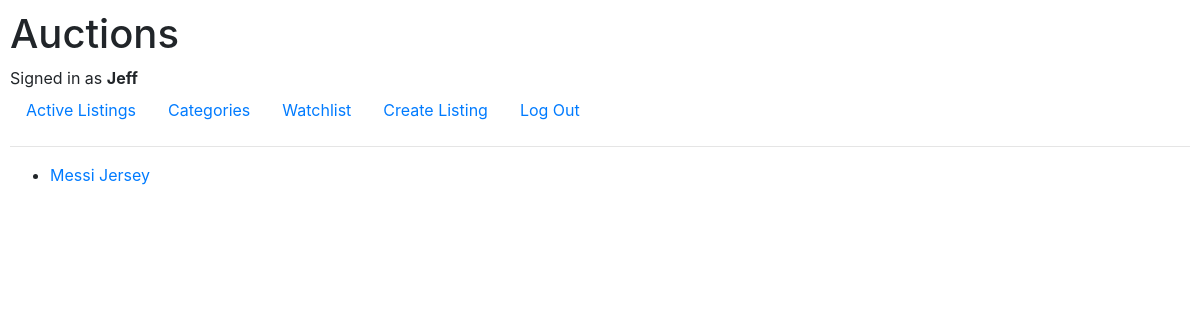
/watchlist (signed in), run on an earlier commit of the app's database.
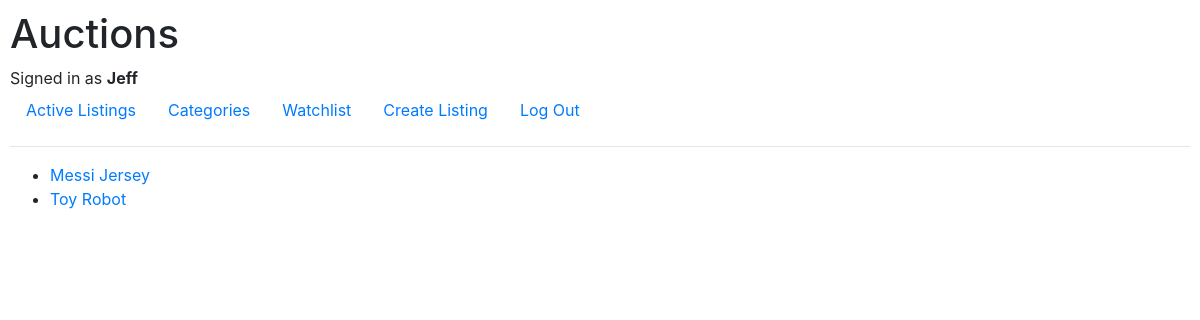
And on a later commit of the database.
### auctions/models.py (models this page shows, shortened)
class WatchlistItem(models.Model):
    id = models.AutoField(primary_key=True)
    user = models.ForeignKey(
        User, on_delete=models.CASCADE, null=True, blank=True)
    listing = models.ForeignKey(
        Listing, on_delete=models.CASCADE, null=True, blank=True)
    objects = models.Manager()

class Listing(models.Model):
    class Category(models.TextChoices):
        LISTING_CATEGORY = 'Listing Category',
        TOYS = 'Toys',
        ANTIQUES = 'Antiques',
        MEMORABILIA = 'Memorabilia',
        TOOLS = 'Tools',
        CAR_PARTS = 'Car Parts',
        HOME_GOODS = 'Home Goods',
        FASHION = 'Fashion',
        ELECTRONICS = 'Electronics',
    id = models.AutoField(primary_key=True)
    title = models.CharField(max_length=100)
    posting = models.DateTimeField(auto_now_add=True)
    image = models.ImageField(upload_to='images')
    price = models.DecimalField(decimal_places=2, max_digits=7)
    description = models.TextField(max_length=300)
    category = models.CharField(max_length=100,
                                choices=Category.choices,
                                default=Category.LISTING_CATEGORY)
    user = models.ForeignKey(
        User, on_delete=models.CASCADE, null=True, blank=True, related_name='creator')
    highest_bidder = models.ForeignKey(
        User, on_delete=models.CASCADE, null=True, blank=True, related_name='bidder')
    closed = models.BooleanField(default=False)
    objects = models.Manager()

### auctions/views.py (the view)
# urls.py: path('watchlist', views.watchlist, name='watchlist'),
@login_required
def watchlist(request):
    items = WatchlistItem.objects.filter(user=request.user)
    return render(request, 'auctions/watchlist.html', {
        'watchlist': items
    })

### auctions/templates/auctions/watchlist.html
{% extends 'auctions/layout.html' %}
{% block body %}
<ul>
    {% for item in watchlist %}
    <li><a href="{% url 'listing' item.listing.title %}">{{ item.listing.title }}</a></li>
    {% endfor %}
</ul>
{% endblock %}

What changed in the data, as far as the page shows it:
added WatchlistItem: listing "Toy Robot"
